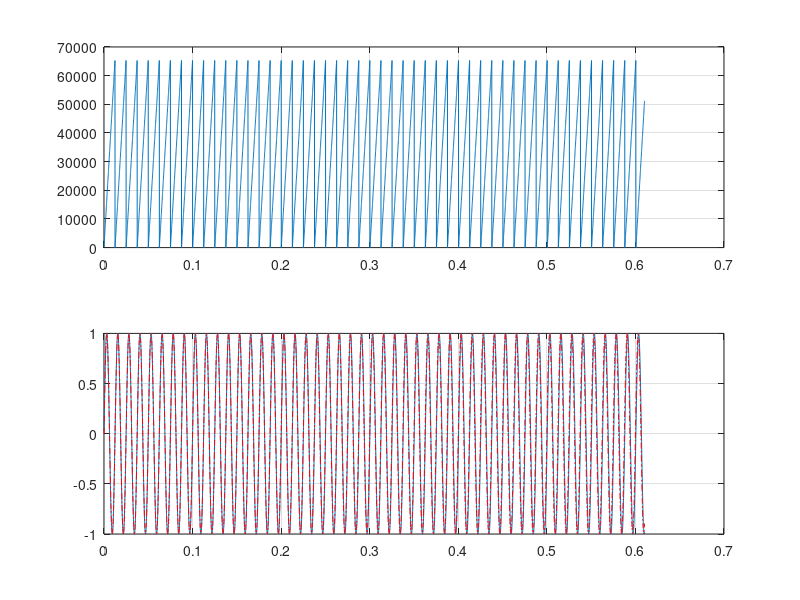

The MATLAB script that drew this image:
% INPUT PARAMETERS
%-----------------------
fs    = 2^14;   % Clock Sample Rate (hz)
NT    = 1e4;    % Total Samples for example 
foutd = 80;     % Desired Output Freq. (hz)
N     = 16;     % Accumulator resolution (bits)
P     = 12;     % Lookup Table resolution (bits)


% FREQUENCY TUNING WORD
%------------------------------
FTWf = foutd/fs*2^N;          % float
FTW  = round(foutd/fs*2^N);   % actual integer term for accumulator
fout = FTW*fs/2^N;            % actual output frequency


% SINE WAVE LOOKUP TABLE
%---------------------------
x = [0:2^P-1]';
y = sin(x*2*pi / (2^P-1) );


% INITIALIZE
%--------------------------
dt    = 1/fs;                % Time Step (sec)
t     = [0:dt:dt*(NT-1)]';   % Time Vector
phase = zeros(NT,1);         % Save phase vs. time
wave  = zeros(NT,1);         % Save wave amplitude vs. time


% SAMPLE THROUGH TIME
%-----------------------
pa = 0;   % Phase accumulator

for ii=1:length(t)

    % ACCUMULATE PHASE
    pa = pa + FTW;

    % ROLLOVER PHASE
    if pa > 2^N
        pa = 1;
    end 

    % PHASE TRUNCATION
    indx = ceil(pa * 2^(P-N));

    % LOOKUP
    phase(ii) = pa;
    wave(ii)  = y( indx );

end

figure;
subplot(211),  plot(t, phase); grid on;
subplot(212),  plot(t, wave);  grid on; hold on
               plot(t,sin(foutd*2*pi*t), 'r-.');